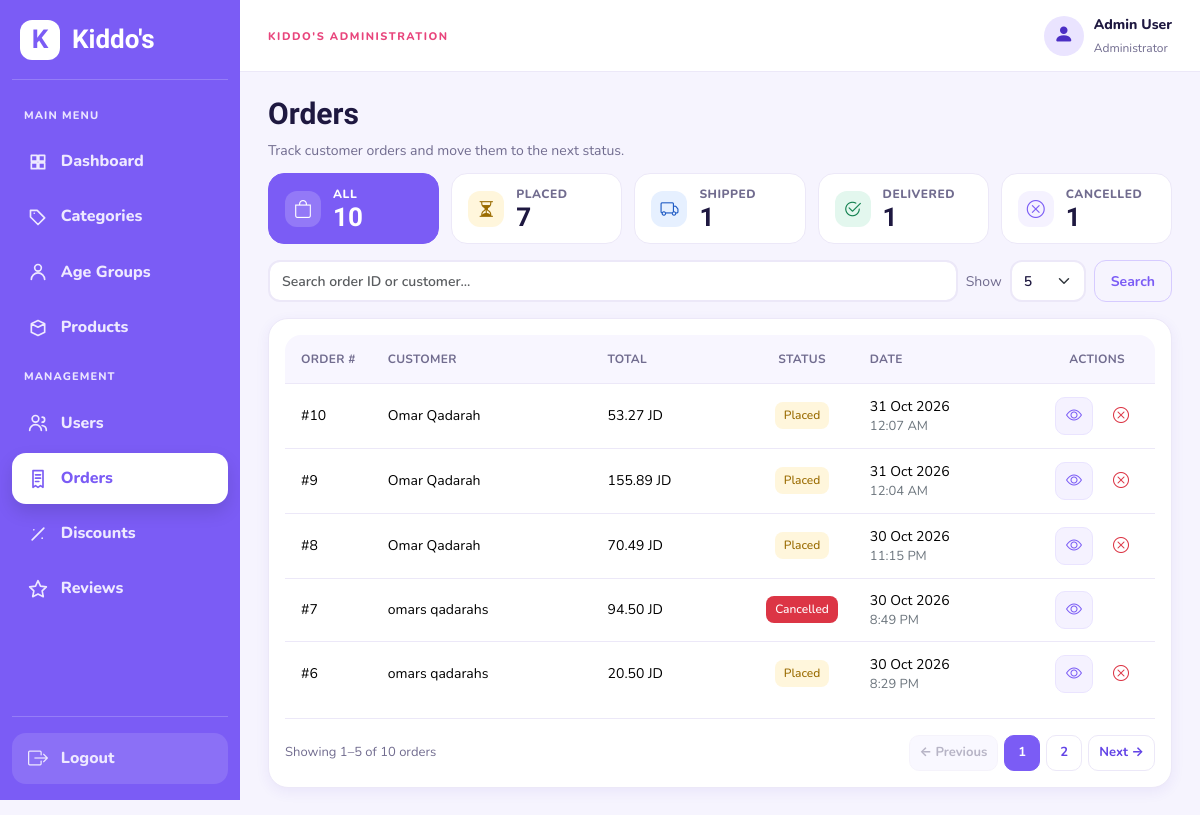
Screenshot of /admin/orders.php (signed in) with the database file from the repository.
### tables this page shows
CREATE TABLE IF NOT EXISTS `orders` (
  `id` int(10) UNSIGNED NOT NULL AUTO_INCREMENT,
  `user_id` int(10) UNSIGNED NOT NULL,
  `subtotal` decimal(10,2) NOT NULL,
  `birthday_discount` decimal(10,2) NOT NULL DEFAULT 0.00,
  `delivery_fee` decimal(6,2) NOT NULL DEFAULT 2.00,
  `total` decimal(10,2) NOT NULL,
  `child_birth_date` date DEFAULT NULL,
  `phone` varchar(20) NOT NULL,
  `address_text` varchar(255) NOT NULL,
  `latitude` decimal(10,7) NOT NULL,
  `longitude` decimal(10,7) NOT NULL,
  `status` enum('placed','shipped','delivered','cancelled') NOT NULL DEFAULT 'placed',
  `created_at` datetime NOT NULL DEFAULT current_timestamp(),
  `updated_at` datetime NOT NULL DEFAULT current_timestamp() ON UPDATE current_timestamp(),
  PRIMARY KEY (`id`),
  KEY `idx_orders_user` (`user_id`),
  KEY `idx_orders_status` (`status`),
  KEY `idx_orders_created` (`created_at`)
);

CREATE TABLE IF NOT EXISTS `users` (
  `id` int(10) UNSIGNED NOT NULL AUTO_INCREMENT,
  `first_name` varchar(50) NOT NULL,
  `last_name` varchar(50) NOT NULL,
  `email` varchar(120) NOT NULL,
  `password_hash` varchar(255) DEFAULT NULL,
  `google_id` varchar(64) DEFAULT NULL,
  `profile_image` varchar(255) DEFAULT NULL,
  `birth_date` date DEFAULT NULL,
  `phone` varchar(20) DEFAULT NULL,
  `role` enum('customer','admin') NOT NULL DEFAULT 'customer',
  `is_active` tinyint(1) NOT NULL DEFAULT 1,
  `created_at` datetime NOT NULL DEFAULT current_timestamp(),
  PRIMARY KEY (`id`),
  UNIQUE KEY `uq_users_email` (`email`),
  UNIQUE KEY `uq_users_google_id` (`google_id`)
);

### classes/AdminTable.php (called while the page is built, shortened)
<?php
class AdminTable
{
    private $pdo;
    public function __construct($pdo)
    {
        $this->pdo = $pdo;
    }
    public function getPage($type, $request)
    {
        $search = isset($request['search']) && is_string($request['search']) ? trim($request['search']) : '';
        $search = substr($search, 0, 120);
        $size = isset($request['per_page']) && is_scalar($request['per_page']) ? (string) $request['per_page'] : '5';
        $size = in_array($size, ['5', '10', '20', '50'], true) ? (int) $size : 5;
        $requestedPage = isset($request['page']) && is_string($request['page']) && ctype_digit($request['page']) ? (int) $request['page'] : 1;
        $where = [];
        $params = [];
        $filters = [];
        $query = ['search' => $search, 'per_page' => $size];
        switch ($type) {
            case 'orders':
                $select = 'o.id, o.total, o.status, o.created_at, u.first_name, u.last_name';
                $from = 'orders o JOIN users u ON o.user_id = u.id';
                $order = 'o.created_at DESC, o.id DESC';
                $status = isset($request['status']) && is_string($request['status']) && in_array($request['status'], ['placed', 'shipped', 'delivered', 'cancelled'], true) ? $request['status'] : '';
                $query['status'] = $status;
                break;
        }
        $condition = $where ? ' WHERE ' . implode(' AND ', $where) : '';
        $statement = $this->pdo->prepare('SELECT COUNT(*) FROM ' . $from . $condition);
        $statement->execute($params);
        $total = (int) $statement->fetchColumn();
        $pages = max(1, (int) ceil($total / $size));
        $page = min(max(1, $requestedPage), $pages);
        $offset = ($page - 1) * $size;
        $statement = $this->pdo->prepare('SELECT ' . $select . ' FROM ' . $from . $condition . ' ORDER BY ' . $order . ' LIMIT ? OFFSET ?');
        $statement->bindValue(count($params) + 1, $size, PDO::PARAM_INT);
        $statement->bindValue(count($params) + 2, $offset, PDO::PARAM_INT);
        $statement->execute();
        return ['rows' => $statement->fetchAll(PDO::FETCH_ASSOC), 'total' => $total, 'page' => $page, 'pages' => $pages,
            'size' => $size, 'start' => $total ? $offset + 1 : 0, 'end' => min($offset + $size, $total),
            'search' => $search, 'query' => $query, 'filters' => $filters, 'type' => $type];
    }
}

### includes/admin/table_helpers.php (called while the page is built)
<?php
function adminTableEscape($value)
{
    return htmlspecialchars((string) $value, ENT_QUOTES, 'UTF-8');
}
function adminTableUrl($pagination, $changes = [])
{
    $query = array_merge($pagination['query'], ['page' => $pagination['page']], $changes);
    $query = array_filter($query, function ($value) { return $value !== ''; });
    return '?' . http_build_query($query);
}

### admin/orders.php (the view, shortened to what this page needs)
<?php
require_once __DIR__ . '/../includes/init.php';
require_once __DIR__ . '/../classes/AdminTable.php';
require_once __DIR__ . '/../includes/admin/table_helpers.php';
$adminTable = new AdminTable($pdo);
$pagination = $adminTable->getPage('orders', $_GET);
$orders = $pagination['rows'];
$statusCounts = [];
foreach ($pdo->query('SELECT status, COUNT(*) AS total FROM orders GROUP BY status')->fetchAll(PDO::FETCH_ASSOC) as $countRow) {
    $statusCounts[$countRow['status']] = (int) $countRow['total'];
}
$totalOrders = array_sum($statusCounts);
$statusIcons = [
    'placed'    => 'bi-hourglass-split',
    'shipped'   => 'bi-truck',
    'delivered' => 'bi-check2-circle',
    'cancelled' => 'bi-x-circle',
];
$badgeClasses = [
    'placed'    => 'bg-warning text-dark',
    'shipped'   => 'bg-info text-dark',
    'delivered' => 'bg-success',
    'cancelled' => 'bg-danger',
];
require_once __DIR__ . '/../includes/admin/layout_start.php';
?>
<div class="admin-page-header">
<div>
<h1>Orders</h1>
<p>Track customer orders and move them to the next status.</p>
</div>
</div>
<div class="status-cards">
    <a href="<?= adminTableEscape(adminTableUrl($pagination, ['status' => '', 'page' => 1])) ?>"
       class="status-card <?= $status === '' ? 'active' : '' ?>">
        <i class="bi bi-bag"></i>
        <span>All</span>
        <strong><?= $totalOrders ?></strong>
    </a>
    <?php foreach (Order::STATUSES as $option): ?>
        <a href="<?= adminTableEscape(adminTableUrl($pagination, ['status' => $option, 'page' => 1])) ?>"
           class="status-card status-<?= $option ?> <?= $status === $option ? 'active' : '' ?>">
            <i class="bi <?= $statusIcons[$option] ?>"></i>
            <span><?= htmlspecialchars(ucfirst($option)) ?></span>
            <strong><?= $statusCounts[$option] ?? 0 ?></strong>
        </a>
    <?php endforeach; ?>
</div>
<?php require __DIR__ . '/../includes/admin/table_toolbar.php'; ?>
<div class="admin-card">
    <div class="table-responsive">
        <table class="table admin-table admin-table-consistent admin-table-orders">
            <thead>
                <tr>
                    <th>Order #</th>
                    <th>Customer</th>
                    <th>Total</th>
                    <th>Status</th>
                    <th>Date</th>
                    <th>Actions</th>
                </tr>
            </thead>
            <tbody>
                <?php if (empty($orders)): ?>
                    <tr>
                        <td colspan="6" class="text-center py-4">No orders found.</td>
                    </tr>
                <?php else: ?>
                    <?php foreach ($orders as $order): ?>
                        <tr>
                            <td>#<?= (int) $order['id'] ?></td>
                            <td><?= htmlspecialchars($order['first_name'] . ' ' . $order['last_name']) ?></td>
                            <td><?= number_format((float) $order['total'], 2) ?> JD</td>
                            <td>
                                <span class="badge <?= $badgeClasses[$order['status']] ?? 'bg-secondary' ?>">
                                    <?= htmlspecialchars(ucfirst($order['status'])) ?>
                                </span>
                            </td>
                            <td>
                                <?= htmlspecialchars(date('d M Y', strtotime($order['created_at']))) ?>
                                <div class="small text-secondary">
                                      <?= htmlspecialchars(date('g:i A', strtotime($order['created_at']))) ?>
                                </div>
                            </td>
                            <td>
                                <div class="order-row-actions">
                                <a href="<?= BASE_URL ?>/admin/order_details.php?id=<?= (int) $order['id'] ?>"
                                   class="btn admin-action-btn admin-action-toggle" title="View order" aria-label="View order"><i class="bi bi-eye" aria-hidden="true"></i></a>
                                <?php if (in_array($order['status'], ['placed', 'shipped'], true)): ?>
                                    <?php $cancelModalId = 'cancelOrderModal' . (int) $order['id']; ?>
                                    <button type="button" class="btn admin-action-btn text-danger" title="Cancel order" aria-label="Cancel order"
                                            data-bs-toggle="modal" data-bs-target="#<?= $cancelModalId ?>"><i class="bi bi-x-circle" aria-hidden="true"></i></button>
                                <?php endif; ?>
                                </div>
                            </td>
                        </tr>
                    <?php endforeach; ?>
                <?php endif; ?>
            </tbody>
        </table>
    </div><?php require __DIR__ . '/../includes/admin/table_pagination.php'; ?>
</div>
<?php require_once __DIR__ . '/../includes/admin/layout_end.php'; ?>

### assets/css/admin-polish.css (style rules this page uses)
.admin-body { --admin-sidebar-width:240px;--admin-topbar-height:72px;font-size:14px;line-height:1.5 }
.admin-body .admin-page-header { display:flex;flex-wrap:wrap;align-items:center;justify-content:space-between;gap:16px;margin-bottom:24px }
.admin-body .admin-page-header h1 { font-size:30px;line-height:1.2;margin:0 0 8px }
.admin-body .admin-page-header p { font-size:14px;line-height:1.5;margin:0;color:var(--admin-muted) }
.admin-body .admin-card { padding:20px;border-radius:16px;min-width:0;box-shadow:0 4px 16px #30204e05 }
.admin-body .admin-action-btn { width:38px;height:38px;min-width:38px;min-height:38px }
.admin-body .admin-action-btn i { font-size:16px }
.admin-body :is(button,a,input,select,textarea,summary):focus-visible { outline:3px solid #bba8fa;outline-offset:3px }
.admin-body .table-responsive { width:100%;max-width:100%;overflow-x:auto;overscroll-behavior-inline:contain }
.admin-body .admin-table { margin-bottom:0 }
.admin-body .admin-table-consistent thead th { padding:14px 16px;height:48px;font-size:12px;font-weight:700;letter-spacing:.025em;vertical-align:middle }
.admin-body .admin-table-consistent tbody td,.admin-body .admin-table-consistent tfoot :is(td,th) { padding:12px 16px;height:60px;font-size:14px;vertical-align:middle }
.admin-body .admin-table tbody tr>td { transition:background-color 150ms ease }
.admin-body .admin-table .badge { font-size:12px;line-height:1.4;padding:5px 9px;border-radius:8px;font-weight:500;white-space:nowrap }

### rows the page displays
orders: id "10", user.last_name "Omar Qadarah", total "53.27", status "Placed", created_at "31 Oct 2026", created_at "12:07 AM"
orders: id "9", user.last_name "Omar Qadarah", total "155.89", status "Placed", created_at "31 Oct 2026", created_at "12:04 AM"
orders: id "8", user.last_name "Omar Qadarah", total "70.49", status "Placed", created_at "30 Oct 2026", created_at "11:15 PM"
orders: id "7", user.last_name "omars qadarahs", total "94.50", status "Cancelled", created_at "30 Oct 2026", created_at "8:49 PM"
orders: id "6", user.last_name "omars qadarahs", total "20.50", status "Placed", created_at "30 Oct 2026", created_at "8:29 PM"

### other values shown
$_SESSION['user_name'] "Admin User"
$totalOrders "10"
$option "PLACED"
$statusCounts[$option] "7"
$option "SHIPPED"
$statusCounts[$option] "1"
$option "DELIVERED"
$option "CANCELLED"
$pagination['start'] "1"
$pagination['end'] "5"
$pagination['total'] "10"
str_replace('_', ' ', $pagination['type']) "orders"
$number "1"
$number "2"
form field per_page "5"
